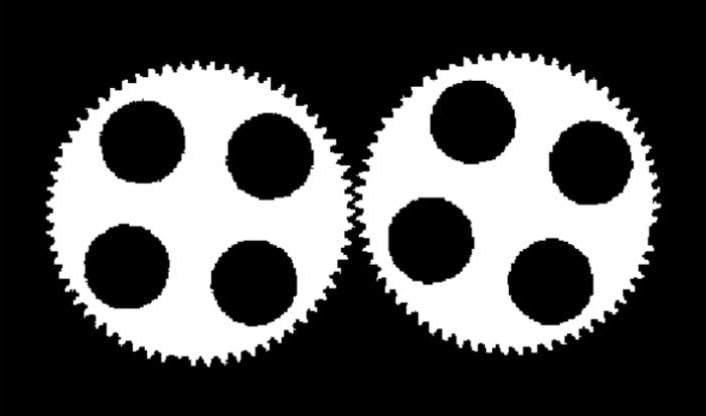
#> input picture img.jpg, 706 x 416 px, given in place of input.jpg, which was not available
$ python lab4.py   (older library calls are emulated)
#> lines starting #> are read from the running program, lines starting #| are printed output that depends on the picture; after the words box and inside, x2 and y2 are one past the last pixel; in counts of white or black regions, pixels touching at a corner belong together; pictures that were not available may be replaced by others from this repository, and a replacement may not be noted
import cv2
import numpy as np
import matplotlib.pyplot as plt

# Загружаем изображение
image = cv2.imread('input.jpg', cv2.IMREAD_GRAYSCALE)
#> image is the input picture: shape (416, 706); min 0, max 255, mean 80.5

# 1. Сглаживание (медианный фильтр для удаления шума)
smoothed = cv2.medianBlur(image, 5)

# 2. Повышение резкости (фильтр Лапласа)
laplacian = cv2.Laplacian(smoothed, cv2.CV_64F)
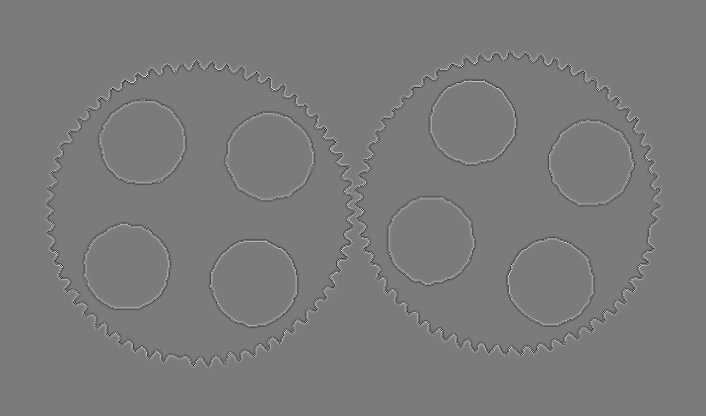
#> laplacian: shape (416, 706) float64; min -303, max 322, mean 0; drawn with min black and max white
sharpened = smoothed - 0.5 * laplacian
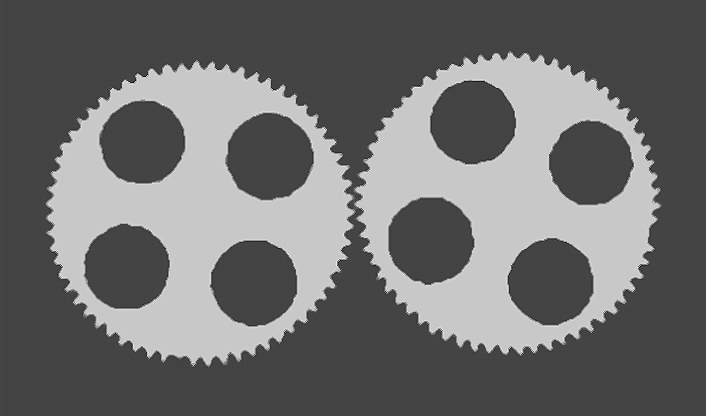
#> sharpened: shape (416, 706) float64; min -130, max 359, mean 80.6; drawn with min black and max white
sharpened = np.uint8(np.clip(sharpened, 0, 255))

# 3. Эквализация гистограммы для улучшения контраста
enhanced = cv2.equalizeHist(sharpened)

# Визуализация результатов
fig, axes = plt.subplots(2, 2, figsize=(12, 10))
axes[0, 0].imshow(image, cmap='gray')
axes[0, 0].set_title('Исходное изображение')
axes[0, 0].axis('off')

axes[0, 1].imshow(smoothed, cmap='gray')
axes[0, 1].set_title('После сглаживания')
axes[0, 1].axis('off')

axes[1, 0].imshow(sharpened, cmap='gray')
axes[1, 0].set_title('После повышения резкости')
axes[1, 0].axis('off')

axes[1, 1].imshow(enhanced, cmap='gray')
axes[1, 1].set_title('После эквализации гистограммы')
axes[1, 1].axis('off')

plt.tight_layout()
plt.show()

# Сохранение результата
cv2.imwrite('enhanced_image.jpg', enhanced)

# @title
import numpy as np
import cv2
import matplotlib.pyplot as plt
from functools import partial

# --------------------------------------------------
# 1. Вспомогательные функции
# --------------------------------------------------
def create_test_image(size=256):
    image = np.zeros((size, size), dtype=np.float32)
    cv2.circle(image, (size // 2, size // 2), 60, 180, -1)
    for i in range(0, size, 10):
        for j in range(0, size, 10):
            if (i // 10 + j // 10) % 2 == 0:
                image[i:i+3, j:j+3] = 255
    return image

def add_periodic_noise(image, freq_x=20, freq_y=15, strength=60):
    rows, cols = image.shape
    x = np.arange(cols)
    y = np.arange(rows)
    X, Y = np.meshgrid(x, y)
    noise = strength * np.sin(2 * np.pi * (freq_x * X / cols + freq_y * Y / rows))
    return image + noise

def add_illumination_gradient(image):
    rows, cols = image.shape
    gradient = np.linspace(0.3, 1.0, rows).reshape(-1, 1)
    return (image * gradient).astype(np.float32)

# --------------------------------------------------
# 2. Фильтры
# --------------------------------------------------
def low_pass_filter(shape, cutoff_radius):
    rows, cols = shape
    center_row, center_col = rows // 2, cols // 2
    u = np.arange(rows).reshape(-1, 1) - center_row
    v = np.arange(cols).reshape(1, -1) - center_col
    distance = np.sqrt(u**2 + v**2)
    return np.exp(-(distance**2) / (2 * cutoff_radius**2))

def high_pass_filter(shape, cutoff_radius):
    return 1 - low_pass_filter(shape, cutoff_radius)

def laplacian_sharpen(shape):
    rows, cols = shape
    u = np.fft.fftfreq(rows).reshape(-1, 1) * rows
    v = np.fft.fftfreq(cols).reshape(1, -1) * cols
    return -4 * (np.pi ** 2) * (u**2 + v**2)

def remove_periodic_noise(image, noise_frequencies, radius=5):
    dft = np.fft.fft2(image)
    dft_shift = np.fft.fftshift(dft)
    filter_mask = np.ones_like(image)
    rows, cols = image.shape
    center_row, center_col = rows // 2, cols // 2
    for freq in noise_frequencies:
        u, v = freq
        for du, dv in [(u, v), (-u, v), (u, -v), (-u, -v)]:
            y = center_row + du
            x = center_col + dv
            if 0 <= y < rows and 0 <= x < cols:
                y_start, y_end = y - radius, y + radius + 1
                x_start, x_end = x - radius, x + radius + 1
                y_clip = slice(max(0, y_start), min(rows, y_end))
                x_clip = slice(max(0, x_start), min(cols, x_end))
                if y_clip.start < y_clip.stop and x_clip.start < x_clip.stop:
                    yy, xx = np.ogrid[y_clip.start - y:y_clip.stop - y,
                                      x_clip.start - x:x_clip.stop - x]
                    mask_local = (yy**2 + xx**2) <= radius**2
                    if mask_local.shape == filter_mask[y_clip, x_clip].shape:
                        filter_mask[y_clip, x_clip][mask_local] = 0
    filtered_dft = dft_shift * filter_mask
    result = np.fft.ifft2(np.fft.ifftshift(filtered_dft))
    return np.abs(result), filter_mask

def homomorphic_filter(image, cutoff, gamma_low=0.5, gamma_high=1.5):
    log_image = np.log1p(image.astype(np.float64))
    dft = np.fft.fft2(log_image)
    dft_shift = np.fft.fftshift(dft)
    rows, cols = image.shape
    u = np.fft.fftfreq(rows).reshape(-1, 1) * rows
    v = np.fft.fftfreq(cols).reshape(1, -1) * cols
    D = np.sqrt(u**2 + v**2)
    H = (gamma_high - gamma_low) * (1 - np.exp(-D**2 / (2 * cutoff**2))) + gamma_low
    filtered_dft = dft_shift * H
    filtered_log = np.fft.ifft2(np.fft.ifftshift(filtered_dft))
    result = np.expm1(np.real(filtered_log))
    return np.clip(result, 0, 255).astype(np.uint8)

def texture_analysis(image, region_size=64):
    textures = []
    h, w = image.shape
    step = region_size // 2
    for i in range(0, h - region_size + 1, step):
        for j in range(0, w - region_size + 1, step):
            region = image[i:i+region_size, j:j+region_size]
            dft = np.fft.fft2(region)
            dft_shift = np.fft.fftshift(dft)
            spectrum = np.abs(dft_shift)
            center = region_size // 2
            margin = region_size // 4
            low_freq = spectrum[center - margin:center + margin,
                                center - margin:center + margin]
            low_freq_energy = np.sum(low_freq)
            total_energy = np.sum(spectrum)
            texture_feature = low_freq_energy / (total_energy + 1e-8)
            textures.append({'position': (i, j), 'texture_feature': texture_feature})
    return textures

# --------------------------------------------------
# 3. Конвейеры
# --------------------------------------------------
def frequency_processing_pipeline(image, filter_function):
    dft = np.fft.fft2(image)
    dft_shift = np.fft.fftshift(dft)
    filter_mask = filter_function(dft_shift.shape)
    filtered_dft = dft_shift * filter_mask
    result = np.fft.ifft2(np.fft.ifftshift(filtered_dft))
    return np.abs(result), filter_mask

def apply_laplacian_in_frequency(image):
    dft = np.fft.fft2(image)
    dft_shift = np.fft.fftshift(dft)
    H = laplacian_sharpen(dft_shift.shape)
    filtered_dft = dft_shift * H
    result = np.fft.ifft2(np.fft.ifftshift(filtered_dft))
    return np.real(result)

# --------------------------------------------------
# 4. Основной запуск — раздельная визуализация
# --------------------------------------------------
if __name__ == "__main__":
    size = 256
    clean_image = create_test_image(size)
#> in create_test_image, `cv2.circle(image, (size // 2, size // 2), 60, 180, -1)`:
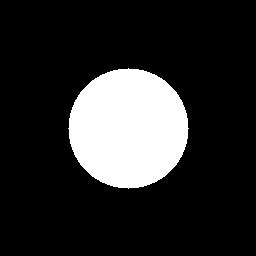
#> image: shape (256, 256) float32; values 0 (black) and 180 (white), 17.2% white; 1 white region, box (x1, y1, x2, y2) and area: (68, 68, 189, 189) 11289

    # =================================================================
    # 1. Исходное изображение
    # =================================================================
    plt.figure(figsize=(6, 6))
    plt.imshow(clean_image, cmap='gray')
    plt.title('Исходное изображение')
    plt.axis('off')
    plt.tight_layout()
    plt.show()

    # =================================================================
    # 2. Периодический шум и его удаление
    # =================================================================
    noisy = add_periodic_noise(clean_image, freq_x=30, freq_y=25, strength=60)
    denoised, mask = remove_periodic_noise(noisy, noise_frequencies=[(25, 30)], radius=6)

    plt.figure(figsize=(15, 5))
    plt.subplot(1, 3, 1)
    plt.imshow(noisy, cmap='gray')
    plt.title('С периодическим шумом')
    plt.axis('off')

    plt.subplot(1, 3, 2)
    plt.imshow(mask, cmap='gray')
    plt.title('Режекторная маска')
    plt.axis('off')

    plt.subplot(1, 3, 3)
    plt.imshow(denoised, cmap='gray')
    plt.title('После удаления шума')
    plt.axis('off')
    plt.suptitle('Удаление периодического шума (муара)', fontsize=14)
    plt.tight_layout()
    plt.show()

    # =================================================================
    # 3. Гомоморфная фильтрация
    # =================================================================
    ill_image = add_illumination_gradient(clean_image)
    homo_image = homomorphic_filter(ill_image, cutoff=15, gamma_low=0.4, gamma_high=2.0)

    plt.figure(figsize=(15, 5))
    plt.subplot(1, 3, 1)
    plt.imshow(ill_image, cmap='gray')
    plt.title('С градиентом освещения')
    plt.axis('off')

    plt.subplot(1, 3, 2)
    plt.imshow(homo_image, cmap='gray')
    plt.title('После гомоморфной фильтрации')
    plt.axis('off')

    plt.subplot(1, 3, 3)
    plt.imshow(ill_image - homo_image, cmap='seismic', vmin=-50, vmax=50)
    plt.title('Разность (до – после)')
    plt.axis('off')
    plt.colorbar(shrink=0.6)
    plt.suptitle('Гомоморфная фильтрация (улучшение освещения)', fontsize=14)
    plt.tight_layout()
    plt.show()

    # =================================================================
    # 4. Анализ текстур
    # =================================================================
    texture_data = texture_analysis(clean_image, region_size=64)
    texture_map = np.zeros_like(clean_image, dtype=np.float32)
    for t in texture_data:
        i, j = t['position']
        texture_map[i:i+64, j:j+64] = t['texture_feature']

    plt.figure(figsize=(12, 5))
    plt.subplot(1, 2, 1)
    plt.imshow(clean_image, cmap='gray')
    plt.title('Исходное изображение')
    plt.axis('off')

    plt.subplot(1, 2, 2)
    im = plt.imshow(texture_map, cmap='viridis')
    plt.colorbar(im, shrink=0.8)
    plt.title('Карта текстур\n(низкие значения = детализированные области)')
    plt.axis('off')
    plt.suptitle('Анализ текстур через частотный спектр', fontsize=14)
    plt.tight_layout()
    plt.show()

    # =================================================================
    # 5. Низкочастотный фильтр (ФНЧ)
    # =================================================================
    lpf_image, lpf_mask = frequency_processing_pipeline(clean_image, partial(low_pass_filter, cutoff_radius=20))

    plt.figure(figsize=(15, 5))
    plt.subplot(1, 3, 1)
    plt.imshow(clean_image, cmap='gray')
    plt.title('Исходное')
    plt.axis('off')

    plt.subplot(1, 3, 2)
    plt.imshow(lpf_mask, cmap='gray')
    plt.title('Маска ФНЧ')
    plt.axis('off')

    plt.subplot(1, 3, 3)
    plt.imshow(lpf_image, cmap='gray')
    plt.title('После ФНЧ (сглаживание)')
    plt.axis('off')
    plt.suptitle('Низкочастотная фильтрация', fontsize=14)
    plt.tight_layout()
    plt.show()

    # =================================================================
    # 6. Высокочастотный фильтр (ФВЧ)
    # =================================================================
    hpf_image, hpf_mask = frequency_processing_pipeline(clean_image, partial(high_pass_filter, cutoff_radius=10))

    plt.figure(figsize=(15, 5))
    plt.subplot(1, 3, 1)
    plt.imshow(clean_image, cmap='gray')
    plt.title('Исходное')
    plt.axis('off')

    plt.subplot(1, 3, 2)
    plt.imshow(hpf_mask, cmap='gray')
    plt.title('Маска ФВЧ')
    plt.axis('off')

    plt.subplot(1, 3, 3)
    plt.imshow(hpf_image, cmap='gray')
    plt.title('После ФВЧ (края и детали)')
    plt.axis('off')
    plt.suptitle('Высокочастотная фильтрация', fontsize=14)
    plt.tight_layout()
    plt.show()

    # =================================================================
    # 7. Лапласиан и усиление резкости
    # =================================================================
    laplacian = apply_laplacian_in_frequency(clean_image)
    sharpened = np.clip(clean_image - 0.0005 * laplacian, 0, 255)

    plt.figure(figsize=(16, 5))
    plt.subplot(1, 4, 1)
    plt.imshow(clean_image, cmap='gray')
    plt.title('Исходное')
    plt.axis('off')

    plt.subplot(1, 4, 2)
    plt.imshow(np.clip(laplacian, -50, 50), cmap='seismic')
    plt.title('Лапласиан (частотная область)')
    plt.axis('off')
    plt.colorbar(shrink=0.6)

    plt.subplot(1, 4, 3)
    plt.imshow(sharpened, cmap='gray')
    plt.title('Усиление резкости')
    plt.axis('off')

    plt.subplot(1, 4, 4)
    diff = sharpened - clean_image
    plt.imshow(diff, cmap='seismic', vmin=-20, vmax=20)
    plt.title('Разность (резкость – оригинал)')
    plt.axis('off')
    plt.colorbar(shrink=0.6)
    plt.suptitle('Лапласиан и усиление чёткости', fontsize=14)
    plt.tight_layout()
    plt.show()

    print("✅ Все результаты отображены по отдельности.")

# @title
import numpy as np
import cv2
import matplotlib.pyplot as plt

# Простая версия только с ДПФ и ОДПФ
def simple_dft_idft():
    # Загружаем существующее изображение
    image = cv2.imread('img2.jpg', 0)

    if image is None:
        print("Ошибка: файл img1.jpg не найден!")
        return

    print("Загружено изображение:", image.shape)

    # Прямое ДПФ
    dft = np.fft.fft2(image.astype(float))
    print("ДПФ выполнено")

    # Обратное ДПФ
    idft = np.fft.ifft2(dft)
    reconstructed = np.real(idft).astype(np.uint8)
    print("ОДПФ выполнено")

    # Визуализация
    plt.figure(figsize=(12, 4))

    plt.subplot(1, 3, 1)
    plt.imshow(image, cmap='gray')
    plt.title('Исходное img1.jpg')

    plt.subplot(1, 3, 2)
    plt.imshow(np.log(np.abs(np.fft.fftshift(dft)) + 1), cmap='gray')
    plt.title('Спектр ДПФ')

    plt.subplot(1, 3, 3)
    plt.imshow(reconstructed, cmap='gray')
    plt.title('После ОДПФ')

    plt.show()

# Запуск
simple_dft_idft()
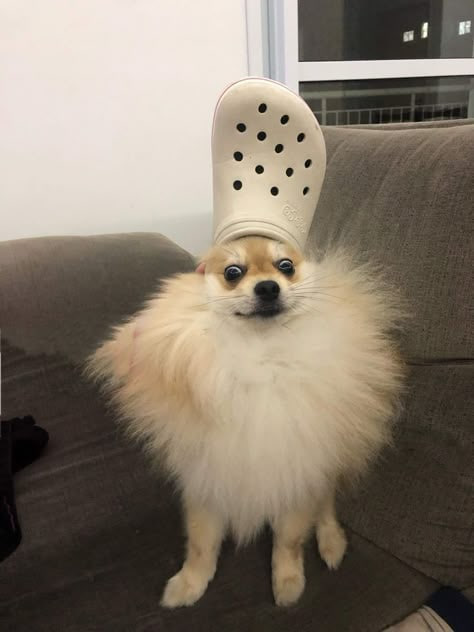
#> input picture img2.jpg, 474 x 632 px
#| Загружено изображение: (632, 474)

# @title
import numpy as np
import cv2
import matplotlib.pyplot as plt
from scipy import ndimage

def ideal_lowpass_filter(shape, cutoff):
    """Идеальный ФНЧ"""
    rows, cols = shape
    u = np.fft.fftfreq(rows).reshape(-1, 1)
    v = np.fft.fftfreq(cols).reshape(1, -1)
    D = np.sqrt(u**2 + v**2)
    H = np.zeros(shape)
    H[D <= cutoff] = 1
    return H

def butterworth_lowpass_filter(shape, cutoff, order=2):
    """ФНЧ Баттерворта"""
    rows, cols = shape
    u = np.fft.fftfreq(rows).reshape(-1, 1)
    v = np.fft.fftfreq(cols).reshape(1, -1)
    D = np.sqrt(u**2 + v**2)
    H = 1 / (1 + (D / cutoff) ** (2 * order))
    return H

def gaussian_lowpass_filter(shape, sigma):
    """Гауссов ФНЧ"""
    rows, cols = shape
    u = np.fft.fftfreq(rows).reshape(-1, 1)
    v = np.fft.fftfreq(cols).reshape(1, -1)
    D_squared = u**2 + v**2
    H = np.exp(-D_squared / (2 * sigma**2))
    return H

def apply_frequency_filter(image, H_filter):
    """Применение частотного фильтра"""
    # Преобразование Фурье
    dft = np.fft.fft2(image)
    dft_shift = np.fft.fftshift(dft)

    # Применение фильтра
    filtered_dft = dft_shift * H_filter

    # Обратное преобразование
    filtered_shift = np.fft.ifftshift(filtered_dft)
    filtered_image = np.fft.ifft2(filtered_shift)

    return np.abs(filtered_image)

# Пример использования сглаживающих фильтров
def demo_smoothing_filters():
    # Загрузка изображения
    image = cv2.imread('img3.jpg', 0)  # в оттенках серого
    if image is None:
        # Создаем тестовое изображение если файла нет
        image = np.random.rand(256, 256) * 255
        image = image.astype(np.uint8)

    shape = image.shape

    # Параметры фильтров
    cutoff_freq = 0.1  # нормированная частота среза
    sigma = 0.05       # параметр Гаусса
    order = 2          # порядок Баттерворта

    # Создание фильтров
    H_ideal = ideal_lowpass_filter(shape, cutoff_freq)
    H_butterworth = butterworth_lowpass_filter(shape, cutoff_freq, order)
    H_gaussian = gaussian_lowpass_filter(shape, sigma)

    # Применение фильтров
    ideal_filtered = apply_frequency_filter(image, H_ideal)
    butterworth_filtered = apply_frequency_filter(image, H_butterworth)
    gaussian_filtered = apply_frequency_filter(image, H_gaussian)

    # Визуализация
    fig, axes = plt.subplots(2, 4, figsize=(15, 8))

    axes[0,0].imshow(image, cmap='gray')
    axes[0,0].set_title('Исходное изображение')

    axes[0,1].imshow(H_ideal, cmap='hot')
    axes[0,1].set_title('Идеальный ФНЧ')

    axes[0,2].imshow(H_butterworth, cmap='hot')
    axes[0,2].set_title('Баттерворт ФНЧ')

    axes[0,3].imshow(H_gaussian, cmap='hot')
    axes[0,3].set_title('Гауссов ФНЧ')

    axes[1,0].imshow(image, cmap='gray')
    axes[1,0].set_title('Исходное')

    axes[1,1].imshow(ideal_filtered, cmap='gray')
    axes[1,1].set_title('Идеальный ФНЧ')

    axes[1,2].imshow(butterworth_filtered, cmap='gray')
    axes[1,2].set_title('Баттерворт ФНЧ')

    axes[1,3].imshow(gaussian_filtered, cmap='gray')
    axes[1,3].set_title('Гауссов ФНЧ')

    plt.tight_layout()
    plt.show()

demo_smoothing_filters()
#> in demo_smoothing_filters, `plt.show()`:
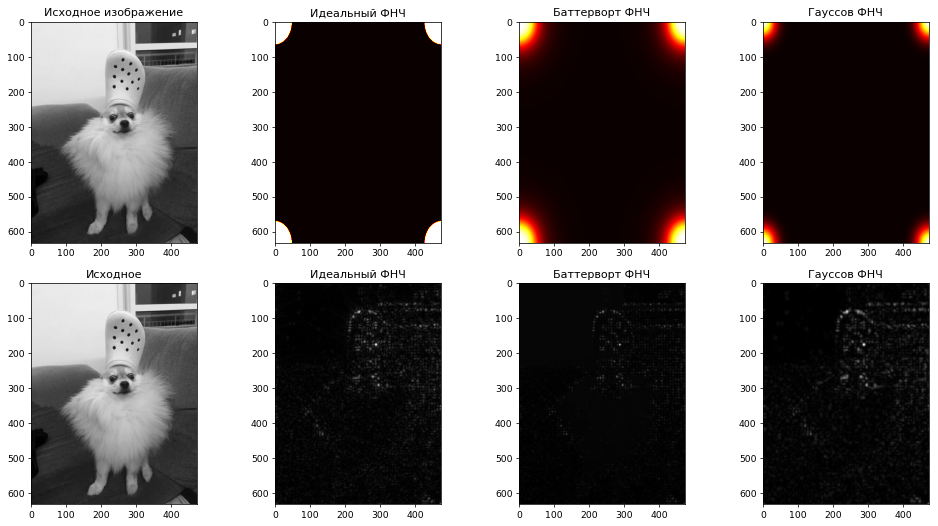
#> figure drawn by matplotlib, 8 panels

# @title
import numpy as np
import cv2
import matplotlib.pyplot as plt
from scipy import ndimage

# Загружаем изображение в оттенках серого
# Замените 'image.jpg' на путь к вашему файлу
img = cv2.imread('img3.jpg', cv2.IMREAD_GRAYSCALE)
if img is None:
    # Генерируем тестовое изображение, если файл не найден
    img = np.zeros((256, 256), dtype=np.uint8)
    cv2.circle(img, (128, 128), 30, 255, -1)
    cv2.rectangle(img, (50, 50), (100, 100), 200, -1)
    cv2.line(img, (0, 128), (256, 128), 150, 3)

plt.figure(figsize=(12, 4))
plt.subplot(131), plt.imshow(img, cmap='gray'), plt.title('Оригинал'), plt.axis('off')

def fft_shifted(img):
    f = np.fft.fft2(img)
    fshift = np.fft.fftshift(f)
    return fshift

def ifft_shifted(fshift):
    f_ishift = np.fft.ifftshift(fshift)
    img_back = np.fft.ifft2(f_ishift)
    return np.abs(img_back)

F = fft_shifted(img)
magnitude_spectrum = np.log(1 + np.abs(F))
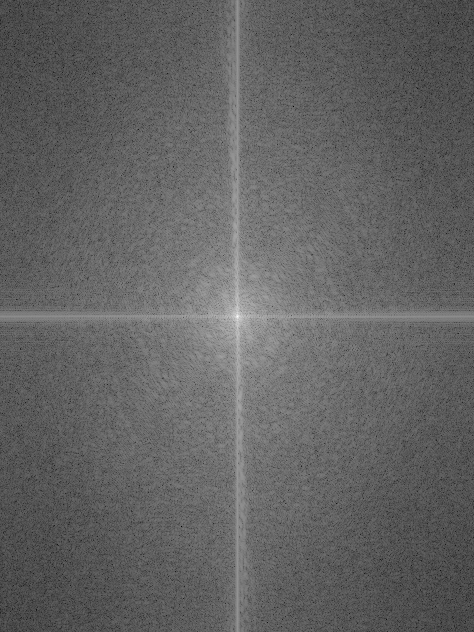
#> magnitude_spectrum: shape (632, 474) float64; min 0.712, max 17.42, mean 7.2; drawn with min black and max white

def ideal_lowpass(shape, D0):
    P, Q = shape
    u, v = np.meshgrid(np.arange(Q), np.arange(P))
    D = np.sqrt((u - Q/2)**2 + (v - P/2)**2)
    H = np.where(D <= D0, 1, 0)
    return H

def butterworth_lowpass(shape, D0, n=2):
    P, Q = shape
    u, v = np.meshgrid(np.arange(Q), np.arange(P))
    D = np.sqrt((u - Q/2)**2 + (v - P/2)**2)
    H = 1 / (1 + (D / D0)**(2*n))
    return H

def gaussian_lowpass(shape, D0):
    P, Q = shape
    u, v = np.meshgrid(np.arange(Q), np.arange(P))
    D = np.sqrt((u - Q/2)**2 + (v - P/2)**2)
    H = np.exp(-(D**2) / (2 * (D0**2)))
    return H

D0 = 30  # пороговое расстояние (можно подбирать)
H_ideal = ideal_lowpass(img.shape, D0)
H_butter = butterworth_lowpass(img.shape, D0, n=2)
H_gauss = gaussian_lowpass(img.shape, D0)

G_ideal = F * H_ideal
G_butter = F * H_butter
G_gauss = F * H_gauss

img_ideal_lp = ifft_shifted(G_ideal)
img_butter_lp = ifft_shifted(G_butter)
img_gauss_lp = ifft_shifted(G_gauss)

# Визуализация (пример — гаусс)
plt.subplot(133), plt.imshow(img_gauss_lp, cmap='gray'), plt.title('Гаусс ФНЧ'), plt.axis('off')
plt.show()


def ideal_highpass(shape, D0):
    return 1 - ideal_lowpass(shape, D0)

def butterworth_highpass(shape, D0, n=2):
    return 1 - butterworth_lowpass(shape, D0, n)

def gaussian_highpass(shape, D0):
    return 1 - gaussian_lowpass(shape, D0)

# Лапласиан в частотной области: H(u,v) = -4π²(u² + v²)
def laplacian_filter(shape):
    P, Q = shape
    u = np.arange(-Q//2, Q//2)
    v = np.arange(-P//2, P//2)
    u, v = np.meshgrid(u, v)
    H = -4 * (np.pi**2) * (u**2 + v**2)
    return H

# Нерезкое маскирование: H = 1 + k * (1 - H_lowpass)
def unsharp_masking(shape, D0, k=1.0, filter_type='gaussian'):
    if filter_type == 'gaussian':
        H_low = gaussian_lowpass(shape, D0)
    elif filter_type == 'butterworth':
        H_low = butterworth_lowpass(shape, D0, n=2)
    else:
        H_low = ideal_lowpass(shape, D0)
    H = 1 + k * (1 - H_low)
    return H

D0 = 30
H_ideal_hp = ideal_highpass(img.shape, D0)
H_butter_hp = butterworth_highpass(img.shape, D0)
H_gauss_hp = gaussian_highpass(img.shape, D0)
H_laplacian = laplacian_filter(img.shape)
H_unsharp = unsharp_masking(img.shape, D0, k=1.5, filter_type='gaussian')

# Применяем
G_hp = F * H_gauss_hp
G_lap = F * H_laplacian
G_unsharp = F * H_unsharp

img_hp = ifft_shifted(G_hp)
img_lap = ifft_shifted(G_lap)
img_unsharp = ifft_shifted(G_unsharp)
#> in ifft_shifted (call 6), `return np.abs(img_back)`:
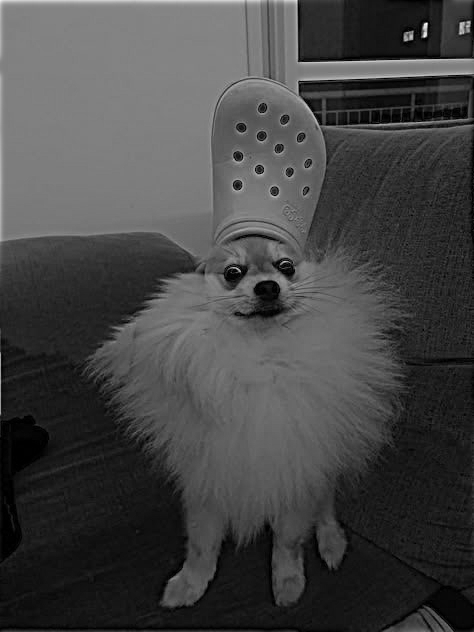
#> returned value: shape (632, 474) float64; min 0.00246, max 455.4, mean 123.5; drawn with min black and max white

# Приводим к диапазону [0,255]
img_hp = np.clip(img_hp, 0, 255)
img_unsharp = np.clip(img_unsharp, 0, 255)

plt.figure(figsize=(15, 5))
plt.subplot(141), plt.imshow(img, cmap='gray'), plt.title('Оригинал'), plt.axis('off')
plt.subplot(142), plt.imshow(img_hp, cmap='gray'), plt.title('Гаусс ФВЧ'), plt.axis('off')
plt.subplot(143), plt.imshow(img_lap, cmap='gray'), plt.title('Лапласиан'), plt.axis('off')
plt.subplot(144), plt.imshow(img_unsharp, cmap='gray'), plt.title('Нерезкое маскирование'), plt.axis('off')
plt.show()
#> (the rest of the program and of its run is left out)
